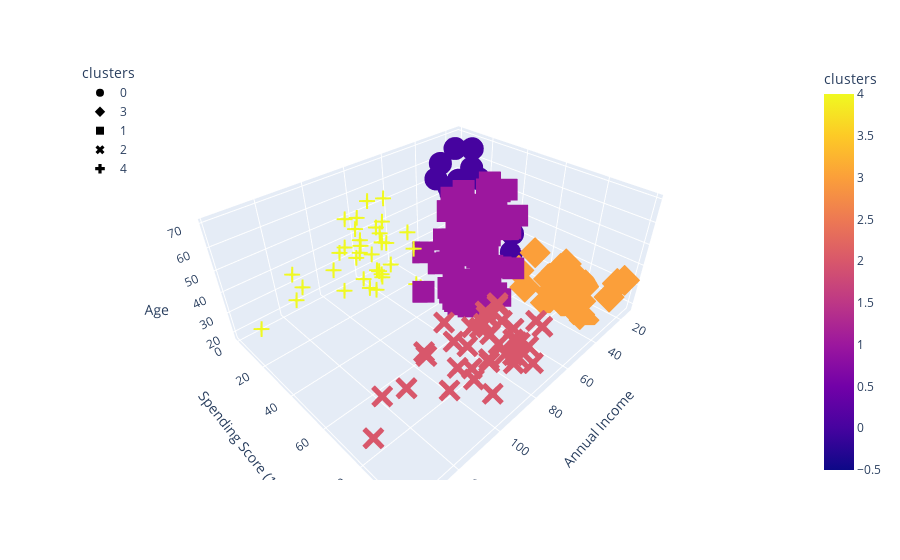

Notebook code cell kept with this figure:
### Code cell
# Plotting the 3D-Scatter with x="Annual Income", y="Spending Score (1-100)" and z="Age"
fig = px.scatter_3d(
    df_shopping,
    x="Annual Income",
    y="Spending Score (1-100)",
    z="Age",
    color="clusters",
    symbol="clusters",
    width=100,
)
fig.update_layout(legend=dict(x=0, y=1))
fig.show()

### Figure 1 — Plotly figure (JSON) as saved in the notebook; plotly's stock layout.template omitted (floating-point values rounded to 4 significant figures)
{"data": [{"hovertemplate": "clusters=%{marker.color}<br>Annual Income=%{x}<br>Spending Score (1-100)=%{y}<br>Age=%{z}<extra></extra>", "legendgroup": "0", "marker": {"color": [0, 0, 0, 0, 0, 0, 0, 0, 0, 0, 0, 0, 0, 0, 0, 0, 0, 0, 0, 0, 0, 0, 0], "coloraxis": "coloraxis", "symbol": "circle"}, "mode": "markers", "name": "0", "scene": "scene", "showlegend": true, "type": "scatter3d", "x": [15, 16, 17, 18, 19, 19, 20, 20, 21, 23, 24, 25, 28, 28, 29, 30, 33, 33, 34, 37, 38, 39, 39], "y": [39, 6, 40, 6, 3, 14, 15, 13, 35, 29, 35, 5, 14, 32, 31, 4, 4, 14, 17, 26, 35, 36, 28], "z": [19, 20, 31, 35, 64, 67, 58, 37, 35, 52, 35, 46, 54, 45, 40, 60, 53, 49, 42, 36, 65, 48, 49]}, {"hovertemplate": "clusters=%{marker.color}<br>Annual Income=%{x}<br>Spending Score (1-100)=%{y}<br>Age=%{z}<extra></extra>", "legendgroup": "3", "marker": {"color": [3, 3, 3, 3, 3, 3, 3, 3, 3, 3, 3, 3, 3, 3, 3, 3, 3, 3, 3, 3, 3, 3, 3], "coloraxis": "coloraxis", "symbol": "diamond"}, "mode": "markers", "name": "3", "scene": "scene", "showlegend": true, "type": "scatter3d", "x": [15, 16, 17, 18, 19, 19, 20, 20, 21, 23, 24, 25, 28, 28, 29, 30, 33, 33, 34, 37, 38, 39, 39], "y": [81, 77, 76, 94, 72, 99, 77, 79, 66, 98, 73, 73, 82, 61, 87, 73, 92, 81, 73, 75, 92, 61, 65], "z": [21, 23, 22, 23, 30, 35, 24, 22, 20, 35, 25, 31, 29, 35, 23, 21, 18, 21, 30, 20, 24, 31, 24]}, {"hovertemplate": "clusters=%{marker.color}<br>Annual Income=%{x}<br>Spending Score (1-100)=%{y}<br>Age=%{z}<extra></extra>", "legendgroup": "1", "marker": {"color": [1, 1, 1, 1, 1, 1, 1, 1, 1, 1, 1, 1, 1, 1, 1, 1, 1, 1, 1, 1, 1, 1, 1, 1, 1, 1, 1, 1, 1, 1, 1, 1, 1, 1, 1, 1, 1, 1, 1, 1, 1, 1, 1, 1, 1, 1, 1, 1, 1, 1, 1, 1, 1, 1, 1, 1, 1, 1, 1, 1, 1, 1, 1, 1, 1, 1, 1, 1, 1, 1, 1, 1, 1, 1, 1, 1, 1, 1, 1], "coloraxis": "coloraxis", "symbol": "square"}, "mode": "markers", "name": "1", "scene": "scene", "showlegend": true, "type": "scatter3d", "x": [40, 40, 40, 40, 42, 42, 43, 43, 43, 43, 44, 44, 46, 46, 46, 46, 47, 47, 48, 48, 48, 48, 48, 48, 49, 49, 50, 50, 54, 54, 54, 54, 54, 54, 54, 54, 54, 54, 54, 54, 57, 57, 58, 58, 59, 59, 60, 60, 60, 60, 60, 60, 61, 61, 62, 62, 62, 62, 62, 62, 63, 63, 63, 63, 63, 63, 64, 64, 65, 65, 65, 65, 67, 67, 67, 67, 69, 71, 76], "y": [55, 47, 42, 42, 52, 60, 54, 60, 45, 41, 50, 46, 51, 46, 56, 55, 52, 59, 51, 59, 50, 48, 59, 47, 55, 42, 49, 56, 47, 54, 53, 48, 52, 42, 51, 55, 41, 44, 57, 46, 58, 55, 60, 46, 55, 41, 49, 40, 42, 52, 47, 50, 42, 49, 41, 48, 59, 55, 56, 42, 50, 46, 43, 48, 52, 54, 42, 46, 48, 50, 43, 59, 43, 57, 56, 40, 58, 35, 40], "z": [50, 27, 29, 31, 49, 33, 31, 59, 50, 47, 51, 69, 27, 53, 70, 19, 67, 54, 63, 18, 43, 68, 19, 32, 70, 47, 60, 60, 59, 26, 45, 40, 23, 49, 57, 38, 67, 46, 21, 48, 55, 22, 34, 50, 68, 18, 48, 40, 32, 24, 47, 27, 48, 20, 23, 49, 67, 26, 49, 21, 66, 54, 68, 66, 65, 19, 38, 19, 18, 19, 63, 49, 51, 50, 27, 38, 40, 43, 28]}, {"hovertemplate": "clusters=%{marker.color}<br>Annual Income=%{x}<br>Spending Score (1-100)=%{y}<br>Age=%{z}<extra></extra>", "legendgroup": "2", "marker": {"color": [2, 2, 2, 2, 2, 2, 2, 2, 2, 2, 2, 2, 2, 2, 2, 2, 2, 2, 2, 2, 2, 2, 2, 2, 2, 2, 2, 2, 2, 2, 2, 2, 2, 2, 2, 2, 2, 2, 2], "coloraxis": "coloraxis", "symbol": "x"}, "mode": "markers", "name": "2", "scene": "scene", "showlegend": true, "type": "scatter3d", "x": [69, 70, 71, 71, 71, 72, 73, 73, 74, 75, 76, 77, 77, 78, 78, 78, 78, 78, 78, 79, 81, 85, 86, 87, 87, 87, 88, 88, 93, 97, 98, 99, 101, 103, 103, 113, 120, 126, 137], "y": [91, 77, 95, 75, 75, 71, 88, 73, 72, 93, 87, 97, 74, 90, 88, 76, 89, 78, 73, 83, 93, 75, 95, 63, 75, 92, 86, 69, 90, 86, 88, 97, 68, 85, 69, 91, 79, 74, 83], "z": [39, 31, 40, 38, 39, 31, 29, 32, 35, 32, 32, 28, 32, 34, 39, 38, 27, 30, 30, 29, 31, 36, 33, 32, 28, 36, 30, 27, 35, 32, 29, 30, 28, 36, 32, 38, 35, 32, 30]}, {"hovertemplate": "clusters=%{marker.color}<br>Annual Income=%{x}<br>Spending Score (1-100)=%{y}<br>Age=%{z}<extra></extra>", "legendgroup": "4", "marker": {"color": [4, 4, 4, 4, 4, 4, 4, 4, 4, 4, 4, 4, 4, 4, 4, 4, 4, 4, 4, 4, 4, 4, 4, 4, 4, 4, 4, 4, 4, 4, 4, 4, 4, 4, 4, 4], "coloraxis": "coloraxis", "symbol": "cross"}, "mode": "markers", "name": "4", "scene": "scene", "showlegend": true, "type": "scatter3d", "x": [70, 71, 71, 72, 73, 73, 74, 75, 77, 77, 78, 78, 78, 78, 78, 78, 79, 81, 85, 86, 87, 87, 87, 88, 88, 93, 97, 98, 99, 101, 103, 103, 113, 120, 126, 137], "y": [29, 11, 9, 34, 5, 7, 10, 5, 12, 36, 22, 17, 20, 16, 1, 1, 35, 5, 26, 20, 27, 13, 10, 13, 15, 14, 32, 15, 39, 24, 17, 23, 8, 16, 28, 18], "z": [23, 59, 47, 25, 20, 44, 19, 57, 25, 48, 34, 43, 44, 47, 37, 34, 56, 19, 50, 42, 36, 40, 36, 52, 58, 59, 37, 46, 41, 54, 41, 34, 33, 47, 45, 32]}], "layout": {"autosize": true, "coloraxis": {"colorbar": {"title": {"text": "clusters"}}, "colorscale": [[0, "#0d0887"], [0.1111, "#46039f"], [0.2222, "#7201a8"], [0.3333, "#9c179e"], [0.4444, "#bd3786"], [0.5556, "#d8576b"], [0.6667, "#ed7953"], [0.7778, "#fb9f3a"], [0.8889, "#fdca26"], [1, "#f0f921"]]}, "legend": {"title": {"text": "clusters"}, "tracegroupgap": 0, "x": 0, "y": 1}, "margin": {"t": 60}, "scene": {"aspectmode": "auto", "aspectratio": {"x": 1.429, "y": 1.148, "z": 0.6093}, "domain": {"x": [0, 1], "y": [0, 1]}, "xaxis": {"title": {"text": "Annual Income"}, "type": "linear"}, "yaxis": {"title": {"text": "Spending Score (1-100)"}, "type": "linear"}, "zaxis": {"title": {"text": "Age"}, "type": "linear"}}}}
